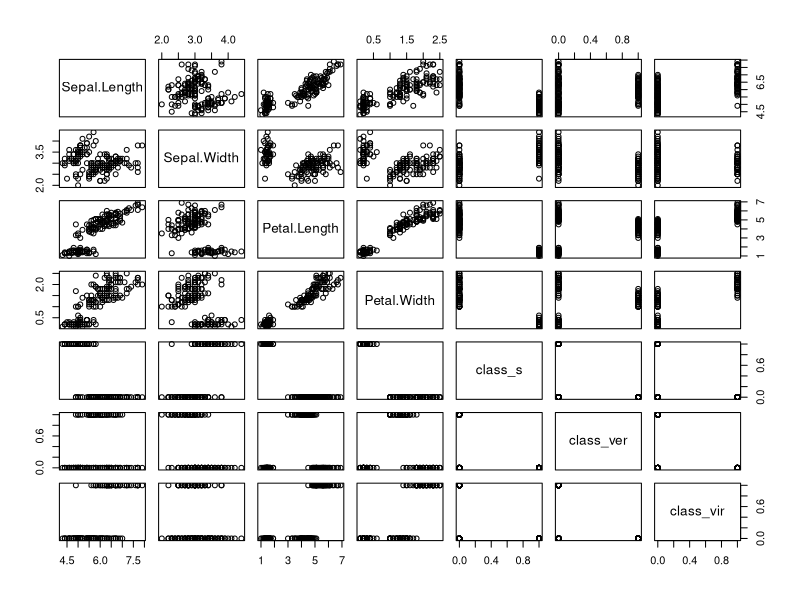
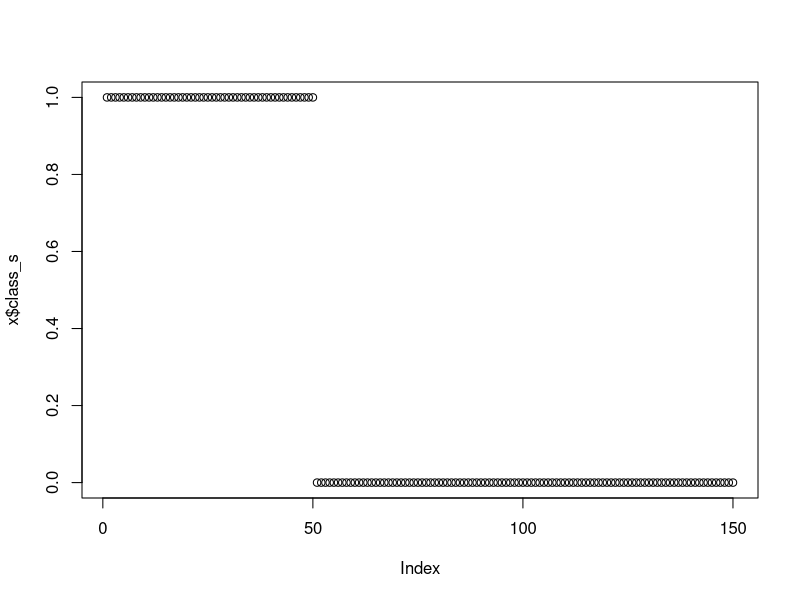
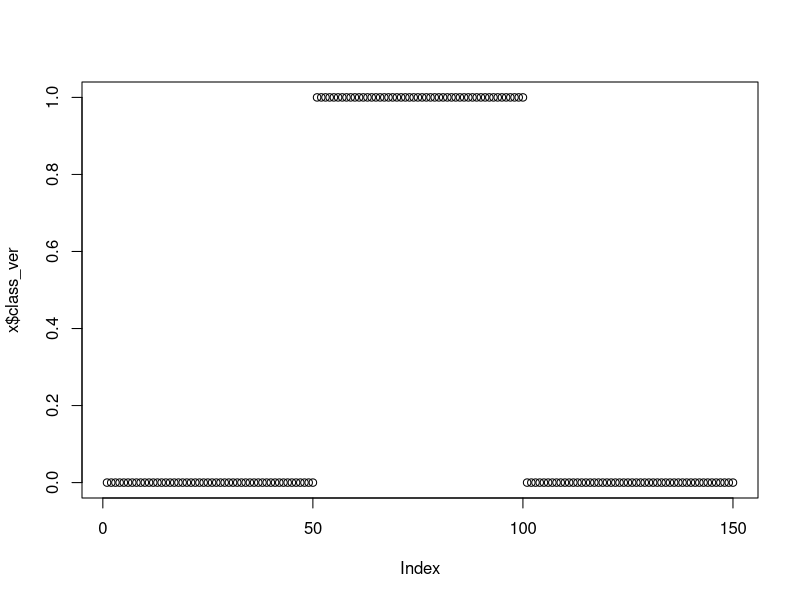
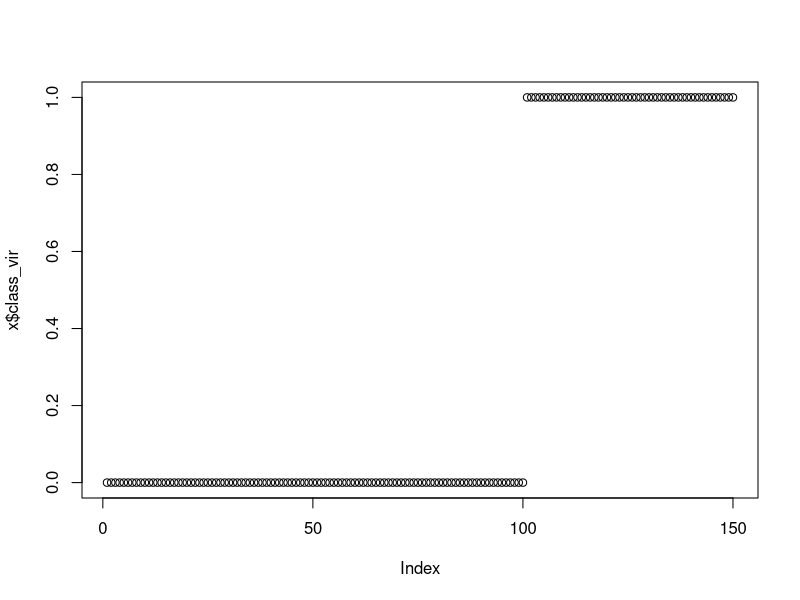

These figures' R source, in order:
require(MASS)
data(iris)
unique(iris$Species)

x <- iris
x$class_s <- 1 * (x$Species == "setosa")
x$class_ver <- 1* (x$Species == "versicolor")
x$class_vir <- 1 * (x$Species == "virginica")
x <- x[,c(1:4, 6:8)]
names(x)
summary(x)
plot(x)
plot(x$class_s)
plot(x$class_ver)
plot(x$class_vir)

s_model <- glm(class_s ~ Sepal.Length + Sepal.Width + Petal.Length + Petal.Width, family = binomial(logit), data=x)
ver_model <- glm(class_ver ~ Sepal.Length + Sepal.Width + Petal.Length + Petal.Width, family = binomial(logit), data=x)
vir_model <- glm(class_vir ~ Sepal.Length + Sepal.Width + Petal.Length + Petal.Width, family = binomial(logit), data=x)
summary(s_model)
s_pr <- predict(s_model, x, type="response")
round(s_pr, 2)
table(actual=x$class_s, predicted=s_pr>.5) # showing confusion matrix of classification

# softmax logic
x <- cbind(x,1)
s_model$coefficients
# predicting x row=51
row_num = 51
num_s = exp(sum(s_model$coefficients * x[row_num, c(8, 1:4)]))
num_ver = exp(sum(ver_model$coefficients * x[row_num, c(8, 1:4)]))
num_vir = exp(sum(vir_model$coefficients * x[row_num, c(8, 1:4)]))
denim = exp(sum(s_model$coefficients * x[row_num, c(8, 1:4)])) + exp(sum(ver_model$coefficients * x[row_num, c(8, 1:4)])) + exp(sum(vir_model$coefficients * x[row_num, c(8, 1:4)]))
print(paste0("chance of setosa: ", round(num_s / denim, 2)))
print(paste0("chance of ver: ", round(num_ver / denim, 2)))
print(paste0("chance of vir: ", round(num_vir / denim, 2)))
